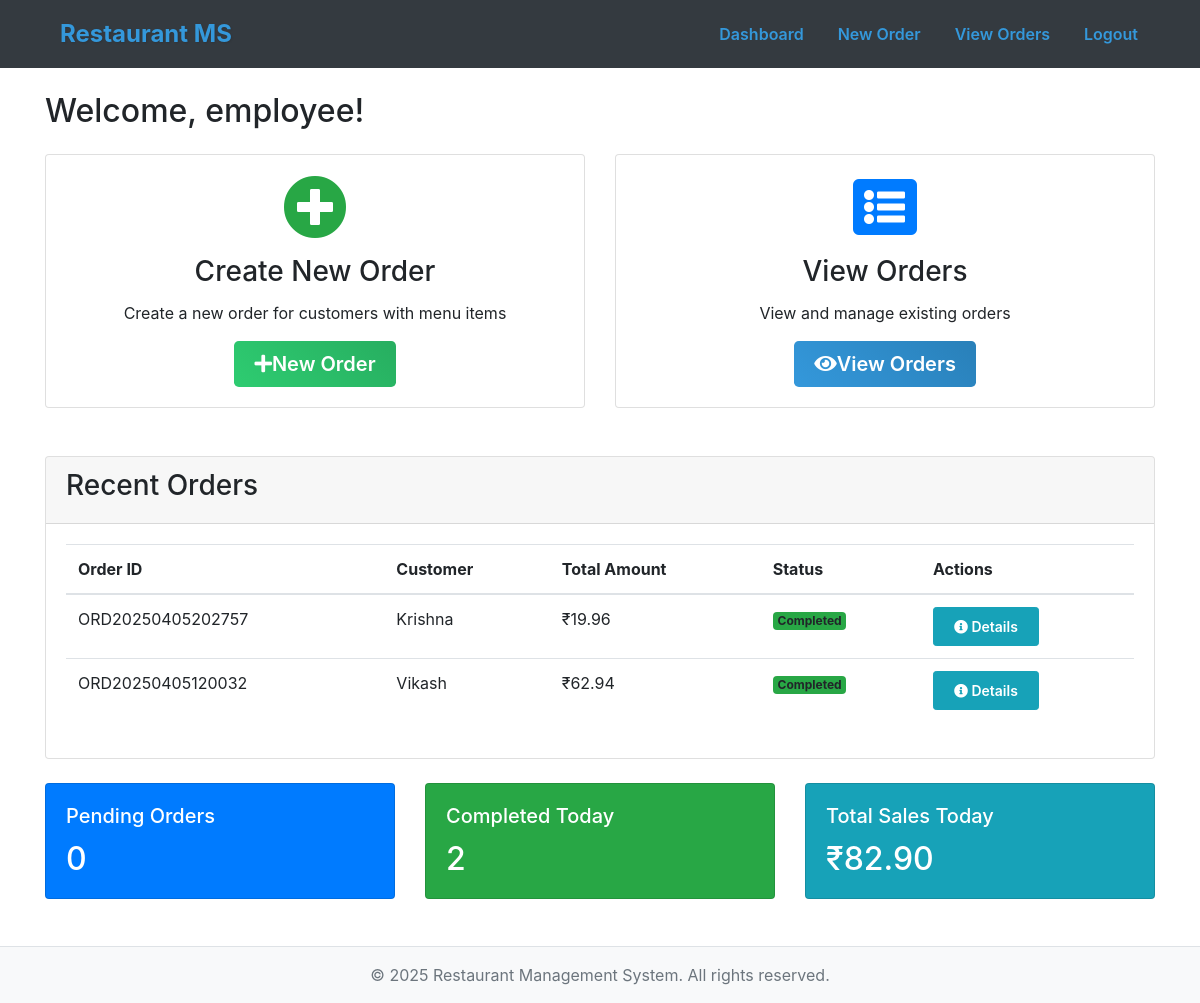
Page /employee/dashboard (signed in) on the committed database.
### app/models.py (models this page shows, shortened)
class Employee(UserMixin, db.Model):
    __tablename__ = 'employee'
    id = db.Column(db.Integer, primary_key=True)
    username = db.Column(db.String(100), nullable=False, unique=True)
    email = db.Column(db.String(120), unique=True, nullable=False)
    password_hash = db.Column(db.String(255), nullable=False)
    role = db.Column(db.String(10), default="Employee")
    contact_details = db.Column(db.String(100))
    reset_token = db.Column(db.String(100), unique=True)
    reset_token_expiry = db.Column(db.DateTime)

class Orders(db.Model):
    __tablename__ = 'orders'
    orderID = db.Column(db.String(20), primary_key=True)
    employeeID = db.Column(db.Integer, db.ForeignKey('employee.id'), nullable=False)
    customerID = db.Column(db.Integer, db.ForeignKey('customer.id'), nullable=False)
    status = db.Column(db.Enum('Pending', 'Completed', name='order_status'), default='Pending')
    totalAmount = db.Column(db.Numeric(10, 2), nullable=False)
    employee = db.relationship('Employee', backref=db.backref('orders', lazy=True))
    customer = db.relationship('Customer', backref=db.backref('orders', lazy=True))

class Customer(db.Model):
    __tablename__ = 'customer'
    id = db.Column(db.Integer, primary_key=True, autoincrement=True)
    name = db.Column(db.String(100), nullable=False)
    email = db.Column(db.String(120), unique=True, nullable=False)
    phone = db.Column(db.String(20), nullable=False)

### app/routes/employee_routes.py (the view)
@employee_bp.route("/dashboard")
@login_required
def dashboard():
    recent_orders = Orders.query.order_by(Orders.orderID.desc()).limit(5).all()
    today = date.today().strftime("%Y%m%d")
    stats = {
        'pending_count': Orders.query.filter_by(status='Pending').count(),
        'completed_today': Orders.query.filter(
            Orders.status == 'Completed',
            Orders.orderID.like(f'ORD{today}%')
        ).count(),
        'total_sales_today': db.session.query(func.sum(Orders.totalAmount)).filter(
            Orders.status == 'Completed',
            Orders.orderID.like(f'ORD{today}%')
        ).scalar() or 0.0
    }
    return render_template('employee_dashboard.html',
                         recent_orders=recent_orders,
                         stats=stats)

### app/templates/employee_dashboard.html (shortened to what this page needs)
{% extends "base.html" %}
{% block content %}
<div class="container mt-4">
    <h2 class="mb-4">Welcome, {{ current_user.username }}!</h2>
    <div class="row">
        <div class="col-md-6 mb-4">
            <div class="card h-100">
                <div class="card-body text-center">
                    <i class="fas fa-plus-circle fa-4x text-success mb-3"></i>
                    <h3 class="card-title">Create New Order</h3>
                    <p class="card-text">Create a new order for customers with menu items</p>
                    <a href="{{ url_for('employee.create_order') }}" class="btn btn-success btn-lg">
                        <i class="fas fa-plus me-2"></i>New Order
                    </a>
                </div>
            </div>
        </div>
        <div class="col-md-6 mb-4">
            <div class="card h-100">
                <div class="card-body text-center">
                    <i class="fas fa-list-alt fa-4x text-primary mb-3"></i>
                    <h3 class="card-title">View Orders</h3>
                    <p class="card-text">View and manage existing orders</p>
                    <a href="{{ url_for('employee.view_orders') }}" class="btn btn-primary btn-lg">
                        <i class="fas fa-eye me-2"></i>View Orders
                    </a>
                </div>
            </div>
        </div>
    </div>
    <div class="card mt-4">
        <div class="card-header">
            <h3>Recent Orders</h3>
        </div>
        <div class="card-body">
            <div class="table-responsive">
                <table class="table table-hover">
                    <thead>
                        <tr>
                            <th>Order ID</th>
                            <th>Customer</th>
                            <th>Total Amount</th>
                            <th>Status</th>
                            <th>Actions</th>
                        </tr>
                    </thead>
                    <tbody>
                        {% for order in recent_orders %}
                        <tr>
                            <td>{{ order.orderID }}</td>
                            <td>{{ order.customer.name }}</td>
                            <td>₹{{ "%.2f"|format(order.totalAmount) }}</td>
                            <td>
                                <span class="badge {% if order.status == 'Pending' %}bg-warning{% else %}bg-success{% endif %}">
                                    {{ order.status }}
                                </span>
                            </td>
                            <td>
                                <a href="{{ url_for('employee.view_order_details', order_id=order.orderID) }}"
                                   class="btn btn-info btn-sm">
                                    <i class="fas fa-info-circle"></i> Details
                                </a>
                            </td>
                        </tr>
                        {% endfor %}
                    </tbody>
                </table>
            </div>
        </div>
    </div>
</div>
<div class="container mt-4">
    <div class="row">
        <div class="col-md-4 mb-4">
            <div class="card bg-primary text-white">
                <div class="card-body">
                    <h5 class="card-title">Pending Orders</h5>
                    <h2 class="card-text">{{ stats.pending_count }}</h2>
                </div>
            </div>
        </div>
        <div class="col-md-4 mb-4">
            <div class="card bg-success text-white">
                <div class="card-body">
                    <h5 class="card-title">Completed Today</h5>
                    <h2 class="card-text">{{ stats.completed_today }}</h2>
                </div>
            </div>
        </div>
        <div class="col-md-4 mb-4">
            <div class="card bg-info text-white">
                <div class="card-body">
                    <h5 class="card-title">Total Sales Today</h5>
                    <h2 class="card-text">₹{{ "%.2f"|format(stats.total_sales_today) }}</h2>
                </div>
            </div>
        </div>
    </div>
</div>
{% endblock %}

### app/static/css/custom.css (style rules this page uses)
.card { transition: transform 0.3s ease, box-shadow 0.3s ease; background: white; }
.btn { transition: all 0.3s ease; position: relative; overflow: hidden; padding: 8px 20px; font-weight: 600; }
.card.h-100 .card-body .btn-primary { background: linear-gradient(45deg, #3498db, #2980b9); border: none; color: white; }
.card.h-100 .card-body .btn-success { background: linear-gradient(45deg, #2ecc71, #27ae60); border: none; color: white; }
.table-hover tbody tr { transition: background-color 0.2s ease, transform 0.2s ease; }
.card.h-100 { transition: all 0.3s ease; }
.card.h-100 .btn { transition: all 0.3s ease; margin-top: auto; }
.btn-primary { background: linear-gradient(45deg, #3498db, #2980b9); border: none; color: white; }

### rows in the picture
Employee: username "employee"
Orders: orderID "ORD20250405202757", customer.name "Krishna", totalAmount "19.96", status "Completed"
Orders: orderID "ORD20250405120032", customer.name "Vikash", totalAmount "62.94", status "Completed"

### other values in the picture
{{ stats.pending_count }} "0"
{{ stats.completed_today }} "2"
{{ "%.2f"|format(stats.total_sales_today) }} "82.90"
